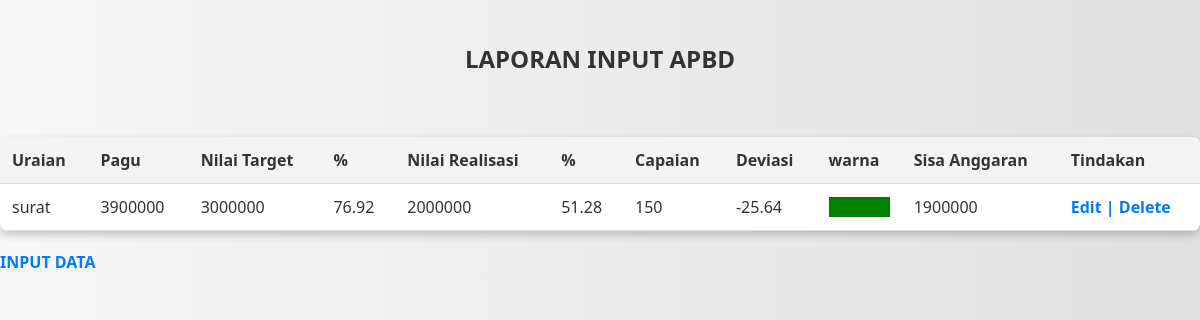
Page /hasil.php (signed in) on the committed database.
### tables this page shows
CREATE TABLE `data` (
  `id` int(11) NOT NULL,
  `uraian` varchar(255) NOT NULL,
  `pagu` int(30) NOT NULL,
  `nilai_target` int(30) NOT NULL,
  `nilai_realisasi` int(30) NOT NULL
);

### hasil.php (the view, shortened to what this page needs)
<!DOCTYPE html>
<html>
<head>
</head>
<body>
	<br>
	<h2 style="text-align: center;">LAPORAN INPUT APBD</h3>
		<br>
</body>
</html>
<?php
include 'config.php';
$sql = "SELECT * FROM data";
$stmt = $pdo->query($sql);
$data = $stmt->fetchAll();
?>
<table>
        <thead>
            <tr>
                <th>Uraian</th>
                <th>Pagu</th>
                <th>Nilai Target</th>
                <th>%</th>
                <th>Nilai Realisasi</th>
                <th>%</th>
                <th>Capaian</th>
                <th>Deviasi</th>
                <th>warna</th>
                <th>Sisa Anggaran</th>
                <th>Tindakan</th>
            </tr>
        </thead>
        <tbody>
            <?php foreach ($data as $row): ?>
            <tr>
                <td><?= htmlspecialchars($row['uraian']) ?></td>
                <td><?= htmlspecialchars($row['pagu']) ?></td>
                <td><?= htmlspecialchars($row['nilai_target']) ?></td>
				<td><?= number_format(($row['nilai_target'] / $row['pagu']) * 100, 2) ?></td>
                <td><?= htmlspecialchars($row['nilai_realisasi']) ?></td>
                <td><?= number_format(($row['nilai_realisasi'] / $row['pagu']) * 100, 2) ?></td>
                <td>
                    <?= htmlspecialchars(
                    ($row['nilai_target'] / 5) / ($row['nilai_realisasi'] / 5) * 100, -5
                    ) ?>
                </td>
                <td>
                    <?php
$nilaiRealisasi = $row['nilai_realisasi'];
$nilaiTarget = $row['nilai_target'];
$pagu = $row['pagu'];
$persentaseRealisasi = ($nilaiRealisasi / $pagu) * 100;
$persentaseTarget = ($nilaiTarget / $pagu) * 100;
$selisihPersentase = $persentaseRealisasi - $persentaseTarget;
echo number_format($selisihPersentase, 2);
?>
                </td>
                <td>
                	<?php
$nilaiRealisasi = $row['nilai_realisasi'];
$nilaiTarget = $row['nilai_target'];
$pagu = $row['pagu'];
$persentaseRealisasi = ($nilaiRealisasi / $pagu) * 100;
$persentaseTarget = ($nilaiTarget / $pagu) * 100;
$selisihPersentase = $persentaseRealisasi - $persentaseTarget;
if ($selisihPersentase > 20) {
    $warna = 'pink';
} elseif ($selisihPersentase > 10) {
    $warna = 'orange';
} elseif ($selisihPersentase >= 5) {
    $warna = 'yellow';
} else {
    $warna = 'green';
}
?>
<!DOCTYPE html>
<html lang="id">
<head>
</head>
<body>
    <div class="result <?php echo $warna; ?>">
    </div>
</body>
</html>
                </td>
                <td>
                    <?= htmlspecialchars(
                       ($row['pagu']) - ($row['nilai_realisasi'])
                    ) ?>
                </td>
                <td>
                    <a href="hasil.php?edit=<?= $row['id'] ?>">Edit  </a><a href=""> | </a>
                    <a href="hasil.php?delete=<?= $row['id'] ?>" onclick="return confirm('Are you sure?')">  Delete</a>
                </td>
            </tr>
            <?php endforeach; ?>
        </tbody>
    </table>
    <a href="input.php" style="text-align: center;" style="">INPUT DATA</a>

### hasil.php (style rules this page uses)
body { font-family: 'Segoe UI', Tahoma, Geneva, Verdana, sans-serif; margin: 0; padding: 0; background: linear-gradient(to right, #f7f7f7, #e0e0e0); color: #333; }
table { width: 100%; border-collapse: collapse; margin: 20px auto; max-width: 1200px; background: #fff; border-radius: 8px; box-shadow: 0 4px 8px rgba(0, 0, 0, 0.2); overflow: hidden; }
th, td { padding: 12px; text-align: left; border-bottom: 1px solid #ddd; }
th { background-color: #f4f4f4; font-weight: 600; }
a { color: #007BFF; text-decoration: none; font-weight: 600; }
.result { padding: 10px; color: #fff; font-weight: bold; }
.green { background-color: green; }

### rows in the picture
data: uraian "surat", pagu "3900000", nilai_target "3000000", ($row['nilai_target'] / $row['pagu']) * 100 "76.92", nilai_realisasi "2000000", ($row['nilai_realisasi'] / $row['pagu']) * 100 "51.28", ($row['nilai_target'] / 5) / ($row['nilai_realisasi'] / 5) * 100 "150", selisihPersentase "-25.64", ($row['pagu']) - ($row['nilai_realisasi']) "1900000"
